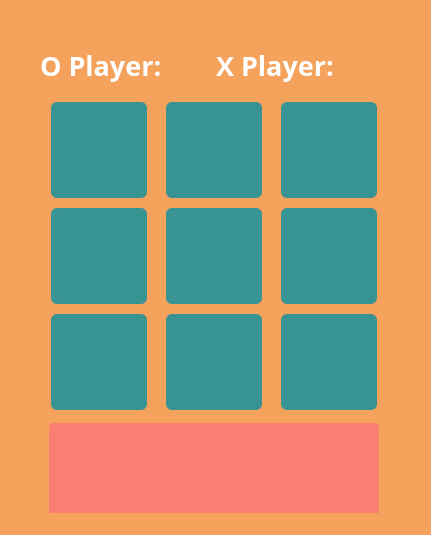
<?xml version="1.0" encoding="UTF-8"?>
<ui version="4.0">
 <class>MainWindow</class>
 <widget class="QMainWindow" name="MainWindow">
  <property name="geometry">
   <rect>
    <x>0</x>
    <y>0</y>
    <width>431</width>
    <height>535</height>
   </rect>
  </property>
  <property name="windowTitle">
   <string>MainWindow</string>
  </property>
  <property name="styleSheet">
   <string notr="true">background-color:#f5a25d</string>
  </property>
  <widget class="QWidget" name="centralwidget">
   <widget class="QWidget" name="gridLayoutWidget">
    <property name="geometry">
     <rect>
      <x>40</x>
      <y>100</y>
      <width>351</width>
      <height>986</height>
     </rect>
    </property>
    <property name="font">
     <font>
      <family>OCR A Extended</family>
     </font>
    </property>
    <property name="styleSheet">
     <string notr="true"/>
    </property>
    <layout class="QGridLayout" name="gridLayout">
     <item row="2" column="1">
      <widget class="QPushButton" name="pushButton_3_2">
       <property name="sizePolicy">
        <sizepolicy hsizetype="Preferred" vsizetype="Preferred">
         <horstretch>0</horstretch>
         <verstretch>0</verstretch>
        </sizepolicy>
       </property>
       <property name="minimumSize">
        <size>
         <width>100</width>
         <height>100</height>
        </size>
       </property>
       <property name="maximumSize">
        <size>
         <width>100</width>
         <height>100</height>
        </size>
       </property>
       <property name="font">
        <font>
         <family>OCR A Extended</family>
         <pointsize>45</pointsize>
         <weight>75</weight>
         <bold>true</bold>
        </font>
       </property>
       <property name="styleSheet">
        <string notr="true">background-color:#389393;
border-radius:6px;
color:white;
margin:2px;</string>
       </property>
       <property name="text">
        <string/>
       </property>
      </widget>
     </item>
     <item row="0" column="2">
      <widget class="QPushButton" name="pushButton_1_3">
       <property name="sizePolicy">
        <sizepolicy hsizetype="Preferred" vsizetype="Preferred">
         <horstretch>0</horstretch>
         <verstretch>0</verstretch>
        </sizepolicy>
       </property>
       <property name="minimumSize">
        <size>
         <width>100</width>
         <height>100</height>
        </size>
       </property>
       <property name="maximumSize">
        <size>
         <width>100</width>
         <height>100</height>
        </size>
       </property>
       <property name="font">
        <font>
         <family>OCR A Extended</family>
         <pointsize>45</pointsize>
         <weight>75</weight>
         <bold>true</bold>
        </font>
       </property>
       <property name="styleSheet">
        <string notr="true">background-color:#389393;
border-radius:6px;
color:white;
margin:2px;</string>
       </property>
       <property name="text">
        <string/>
       </property>
      </widget>
     </item>
     <item row="1" column="0">
      <widget class="QPushButton" name="pushButton_2_1">
       <property name="sizePolicy">
        <sizepolicy hsizetype="Preferred" vsizetype="Preferred">
         <horstretch>0</horstretch>
         <verstretch>0</verstretch>
        </sizepolicy>
       </property>
       <property name="minimumSize">
        <size>
         <width>100</width>
         <height>100</height>
        </size>
       </property>
       <property name="maximumSize">
        <size>
         <width>100</width>
         <height>100</height>
        </size>
       </property>
       <property name="font">
        <font>
         <family>OCR A Extended</family>
         <pointsize>45</pointsize>
         <weight>75</weight>
         <bold>true</bold>
        </font>
       </property>
       <property name="styleSheet">
        <string notr="true">background-color:#389393;
border-radius:6px;
color:white;
margin:2px;</string>
       </property>
       <property name="text">
        <string/>
       </property>
      </widget>
     </item>
     <item row="0" column="1">
      <widget class="QPushButton" name="pushButton_1_2">
       <property name="sizePolicy">
        <sizepolicy hsizetype="Preferred" vsizetype="Preferred">
         <horstretch>0</horstretch>
         <verstretch>0</verstretch>
        </sizepolicy>
       </property>
       <property name="minimumSize">
        <size>
         <width>100</width>
         <height>100</height>
        </size>
       </property>
       <property name="maximumSize">
        <size>
         <width>100</width>
         <height>100</height>
        </size>
       </property>
       <property name="font">
        <font>
         <family>OCR A Extended</family>
         <pointsize>45</pointsize>
         <weight>75</weight>
         <bold>true</bold>
        </font>
       </property>
       <property name="styleSheet">
        <string notr="true">background-color:#389393;
border-radius:6px;
color:white;
margin:2px;</string>
       </property>
       <property name="text">
        <string/>
       </property>
      </widget>
     </item>
     <item row="2" column="0">
      <widget class="QPushButton" name="pushButton_3_1">
       <property name="sizePolicy">
        <sizepolicy hsizetype="Preferred" vsizetype="Preferred">
         <horstretch>0</horstretch>
         <verstretch>0</verstretch>
        </sizepolicy>
       </property>
       <property name="minimumSize">
        <size>
         <width>100</width>
         <height>100</height>
        </size>
       </property>
       <property name="maximumSize">
        <size>
         <width>100</width>
         <height>100</height>
        </size>
       </property>
       <property name="font">
        <font>
         <family>OCR A Extended</family>
         <pointsize>45</pointsize>
         <weight>75</weight>
         <bold>true</bold>
        </font>
       </property>
       <property name="styleSheet">
        <string notr="true">background-color:#389393;
border-radius:6px;
color:white;
margin:2px;</string>
       </property>
       <property name="text">
        <string/>
       </property>
      </widget>
     </item>
     <item row="3" column="0" colspan="3">
      <widget class="QPushButton" name="exitBtn">
       <property name="sizePolicy">
        <sizepolicy hsizetype="Preferred" vsizetype="Preferred">
         <horstretch>13</horstretch>
         <verstretch>0</verstretch>
        </sizepolicy>
       </property>
       <property name="font">
        <font>
         <family>OCR A Extended</family>
         <pointsize>16</pointsize>
         <weight>75</weight>
         <bold>true</bold>
        </font>
       </property>
       <property name="styleSheet">
        <string notr="true">background-color:#fa7f72;
border-radius:4px;
color:white;
margin-top:5px;
margin-bottom:2px;</string>
       </property>
       <property name="text">
        <string>Exit</string>
       </property>
      </widget>
     </item>
     <item row="1" column="2">
      <widget class="QPushButton" name="pushButton_2_3">
       <property name="sizePolicy">
        <sizepolicy hsizetype="Preferred" vsizetype="Preferred">
         <horstretch>0</horstretch>
         <verstretch>0</verstretch>
        </sizepolicy>
       </property>
       <property name="minimumSize">
        <size>
         <width>100</width>
         <height>100</height>
        </size>
       </property>
       <property name="maximumSize">
        <size>
         <width>100</width>
         <height>100</height>
        </size>
       </property>
       <property name="font">
        <font>
         <family>OCR A Extended</family>
         <pointsize>45</pointsize>
         <weight>75</weight>
         <bold>true</bold>
        </font>
       </property>
       <property name="styleSheet">
        <string notr="true">background-color:#389393;
border-radius:6px;
color:white;
margin:2px;</string>
       </property>
       <property name="text">
        <string/>
       </property>
      </widget>
     </item>
     <item row="1" column="1">
      <widget class="QPushButton" name="pushButton_2_2">
       <property name="sizePolicy">
        <sizepolicy hsizetype="Preferred" vsizetype="Preferred">
         <horstretch>0</horstretch>
         <verstretch>0</verstretch>
        </sizepolicy>
       </property>
       <property name="minimumSize">
        <size>
         <width>100</width>
         <height>100</height>
        </size>
       </property>
       <property name="maximumSize">
        <size>
         <width>100</width>
         <height>100</height>
        </size>
       </property>
       <property name="font">
        <font>
         <family>OCR A Extended</family>
         <pointsize>45</pointsize>
         <weight>75</weight>
         <bold>true</bold>
        </font>
       </property>
       <property name="styleSheet">
        <string notr="true">background-color:#389393;
border-radius:6px;
color:white;
margin:2px;</string>
       </property>
       <property name="text">
        <string/>
       </property>
      </widget>
     </item>
     <item row="0" column="0">
      <widget class="QPushButton" name="pushButton_1_1">
       <property name="sizePolicy">
        <sizepolicy hsizetype="Preferred" vsizetype="Preferred">
         <horstretch>0</horstretch>
         <verstretch>0</verstretch>
        </sizepolicy>
       </property>
       <property name="minimumSize">
        <size>
         <width>100</width>
         <height>100</height>
        </size>
       </property>
       <property name="maximumSize">
        <size>
         <width>100</width>
         <height>100</height>
        </size>
       </property>
       <property name="font">
        <font>
         <family>OCR A Extended</family>
         <pointsize>45</pointsize>
         <weight>75</weight>
         <bold>true</bold>
        </font>
       </property>
       <property name="styleSheet">
        <string notr="true">background-color:#389393;
border-radius:6px;
color:white;
margin:2px;</string>
       </property>
       <property name="text">
        <string/>
       </property>
      </widget>
     </item>
     <item row="2" column="2">
      <widget class="QPushButton" name="pushButton_3_3">
       <property name="sizePolicy">
        <sizepolicy hsizetype="Preferred" vsizetype="Preferred">
         <horstretch>0</horstretch>
         <verstretch>0</verstretch>
        </sizepolicy>
       </property>
       <property name="minimumSize">
        <size>
         <width>100</width>
         <height>100</height>
        </size>
       </property>
       <property name="maximumSize">
        <size>
         <width>100</width>
         <height>100</height>
        </size>
       </property>
       <property name="font">
        <font>
         <family>OCR A Extended</family>
         <pointsize>45</pointsize>
         <weight>75</weight>
         <bold>true</bold>
        </font>
       </property>
       <property name="styleSheet">
        <string notr="true">background-color:#389393;
border-radius:6px;
color:white;
margin:2px;</string>
       </property>
       <property name="text">
        <string/>
       </property>
      </widget>
     </item>
    </layout>
   </widget>
   <widget class="QWidget" name="horizontalLayoutWidget">
    <property name="geometry">
     <rect>
      <x>40</x>
      <y>30</y>
      <width>341</width>
      <height>71</height>
     </rect>
    </property>
    <property name="font">
     <font>
      <family>OCR A Extended</family>
     </font>
    </property>
    <property name="styleSheet">
     <string notr="true"/>
    </property>
    <layout class="QHBoxLayout" name="horizontalLayout">
     <item>
      <widget class="QLabel" name="label">
       <property name="font">
        <font>
         <family>OCR A Extended</family>
         <pointsize>20</pointsize>
         <weight>75</weight>
         <bold>true</bold>
        </font>
       </property>
       <property name="styleSheet">
        <string notr="true">color:white;</string>
       </property>
       <property name="text">
        <string>O Player:</string>
       </property>
      </widget>
     </item>
     <item>
      <widget class="QLabel" name="scoreO">
       <property name="font">
        <font>
         <family>OCR A Extended</family>
         <pointsize>20</pointsize>
        </font>
       </property>
       <property name="styleSheet">
        <string notr="true">color:white;</string>
       </property>
       <property name="text">
        <string/>
       </property>
      </widget>
     </item>
     <item>
      <widget class="QLabel" name="label_2">
       <property name="font">
        <font>
         <family>OCR A Extended</family>
         <pointsize>20</pointsize>
         <weight>75</weight>
         <bold>true</bold>
        </font>
       </property>
       <property name="styleSheet">
        <string notr="true">color:white;</string>
       </property>
       <property name="text">
        <string>X Player:</string>
       </property>
      </widget>
     </item>
     <item>
      <widget class="QLabel" name="scoreX">
       <property name="font">
        <font>
         <family>OCR A Extended</family>
         <pointsize>20</pointsize>
        </font>
       </property>
       <property name="styleSheet">
        <string notr="true">color:white;</string>
       </property>
       <property name="text">
        <string/>
       </property>
      </widget>
     </item>
    </layout>
   </widget>
  </widget>
  <widget class="QMenuBar" name="menubar">
   <property name="geometry">
    <rect>
     <x>0</x>
     <y>0</y>
     <width>431</width>
     <height>20</height>
    </rect>
   </property>
  </widget>
  <widget class="QStatusBar" name="statusbar"/>
 </widget>
 <resources/>
 <connections/>
</ui>
